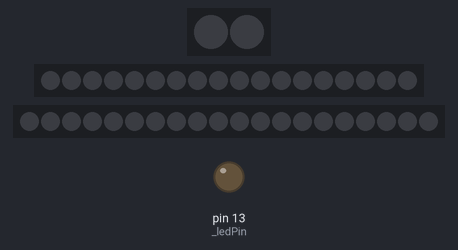
Bench run of a sketch on a simulated Arduino Pro Mini, built with avr-gcc and run on an emulated ATmega328P. Shown: 2 RGB LEDs in strip order, left to right, 18 RGB LEDs in strip order, left to right, 20 RGB LEDs in strip order, left to right, output pins drawn as LEDs (lit = HIGH). Dim RGB values are drawn brighter than linear; EEPROM starts erased; what the sketch prints to the serial monitor is not drawn.

Above: at 5.9 s.
At 7.93 s:
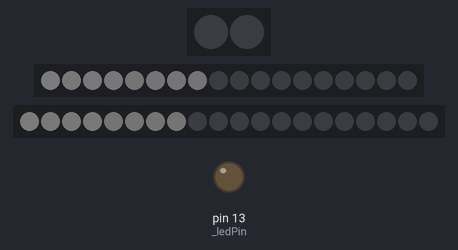
At 10.19 s:
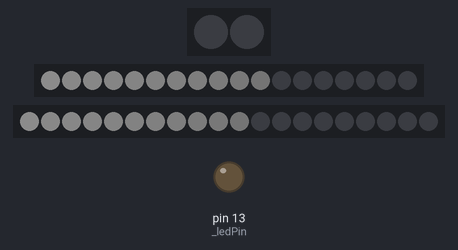
At 14.7 s:
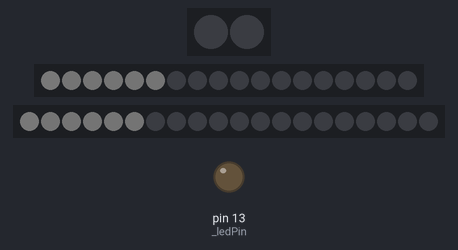
Timing chart, 0 to 16.2 s (numbered marks = the images above):
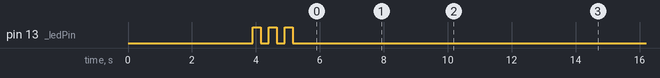

The sketch:

breathing_TEST.ino
```cpp
// (licence header left out)
/*----------------------------libraries----------------------------*/
#include <EEPROM.h>                               //Arduino Pro Mini ATmega328 5V 16MHz - 1kBs EEPROM
//#include <Bounce2.h>                              //buttons with de-bounce
#include <FastLED.h>                              //WS2812B LED strip control and effects
//#include <I2Cdev.h>                               //I2C devices
//#include <MPU6050.h>                              //MPU6050 6-axis motion sensor
//#include <Wire.h>

/*----------------------------system----------------------------*/
const String _progName = "breathing_TEST";
//const String _progVers = "0.3";                   //pre-re-build. moved over to using CRGBArray. only 4 modes
const boolean _batteryPowered = false; //take away const if power charge sensing ever gets implemented  //are we running on battery or plugged into the computer?
const int _mainLoopDelay = 0;                     //just in case  -- NOT using FastLED.delay instead.. --
//#define UPDATES_PER_SECOND 120                    //main loop FastLED show delay - 1000/120

String _inputString = "";                         //a string to hold incoming data
boolean _stringComplete = false;                  //whether the string is complete

/*----------------------------arduino pins----------------------------*/
const byte _ledDOutPin0 = 9;                      //rear lights
const byte _ledDOutPin1 = 5;                      //left
const byte _ledDOutPin2 = 6;                      //right and head lights
const byte _ledPin = 13;                          //built-in LED

/*----------------------------sensors - MPU6050 6-axis----------------------------*/
byte _directionCur = 0;                           // -1 = stationary, 0 = forward, 1=back, 2=up, 3=down, 4=left, 5=right

/*----------------------------orientation----------------------------*/
byte _orientation = 2;      //0                      //0=flat, 1=upside-down, 2=up, 3=down, 4=left-side, 5=right-side

/*----------------------------LED----------------------------*/
typedef struct {
  byte first;
  byte last;
  byte total;                                     //haven't got more than 256 LEDs in a segment
} LED_SEGMENT;
const byte _ledNum = 40;                          //18 LED strip each side and 2 each end = 40 LEDs (2280mA max)
const byte _segmentTotal = 4;                     //2 sides, 2 ends
LED_SEGMENT ledSegment[_segmentTotal] = {
  { 0, 1, 2 },      //rear brake lights
  { 2, 19, 18 },    //left side
  { 20, 37, 18 },   //right side
  { 38, 39, 2 },     //front head lights
};
const uint16_t _1totalDiv3 = (ledSegment[1].total / 3); //used in 'mode/void breathRiseFall'
const uint16_t _2totalDiv3 = (ledSegment[2].total / 3); //used in 'mode/void breathRiseFall'
//CRGB _leds[_ledNum];                              //global RGB array
//CRGBSet _ledsSideSet(_leds, 36);                  //set made from segements 1 and 2 combined
CRGBArray<_ledNum> _leds;                         //CRGBArray means can do multiple '_leds(0, 2).fadeToBlackBy(40);' as well as single '_leds[0].fadeToBlackBy(40);'

byte _ledGlobalBrightnessCur = 255;               //current global brightness - adjust this
byte _ledBrightnessIncDecAmount = 10;             //the brightness amount to increase or decrease
byte _headLightsBrightness = 200;                 //use function to set
byte _rearLightsBrightness = 200;                 //use function to set
byte _trackLightsFadeAmount = 16;          //64   //division of 256 eg. fadeToBlackBy( _leds, _ledNum, _trackLightsFadeAmount);
int _ledState = LOW;                              //use to toggle LOW/HIGH (ledState = !ledState)
volatile byte _ledMovePos = 0;                    //center point for tracking LEDs to wheels

//CRGB _headLightsCol;                              //colour of the head lights. restricted by 'headLightsBrightness', use functions to set.
CHSV _headLightsColHSV( 0, 0, 200);               //default - white @ 200
//CRGB _rearLightsCol;                              //colour of the rear lights. restricted by 'rearLightsBrightness', use functions to set.
CHSV _rearLightsColHSV( 0, 255, 200);               //default - red @ 200


/*----------------------------MAIN----------------------------*/
void setup() {
  Serial.print(F("Setup starting"));
  Serial.println();
  blinkStatusLED1();
  setupSerial();                          //..see 'util'
  loadAllSettings();                         //load any saved settings eg. save state when turn board power off. - not fully implemented yet !!!
  delay(3000);                            //..after setting interrupts, give the power, LED strip, etc. a couple of secs to stabilise
  setupLEDs();                            //setup LEDs first and then use as setup indicator lights
  delay(400);
  //everything done? ok then..
  Serial.print(F("Setup done"));
  Serial.println();
  blinkStatusLED3();
  delay(400);
}

void loop() {
  loopModes();

  FastLED.show();                           //send all the data to the strips
  //sendMovementDataStream();               //send readings to PC/app
  //FastLED.delay(1000 / UPDATES_PER_SECOND); //doesn't handle the power management stuff yet
  delay(_mainLoopDelay);
}
```

display.ino
```cpp
/*----------------------------display----------------------------*/

void setupLEDs() {

  //system _leds
  pinMode(_ledPin, OUTPUT);                 //Setup the internal LED on pin 13
  digitalWrite(_ledPin, _ledState);

  //FastLED
  if (_batteryPowered == true) {
FastLED.setMaxPowerInVoltsAndMilliamps(5, 900); //900  //450 //..for testing, just in case. change when sure..
    //FastLED.setMaxPowerInVoltsAndMilliamps(5, 1800);  //limit power draw to 1.8A at 5v (with 7.4V 2700mAhour power supply this gives us a bit of head room for board, lights etc.)
  } else {
    FastLED.setMaxPowerInVoltsAndMilliamps(5, 450);  //plugged into the computer //board TEST
  }

  //FastLED doesn't like an array being used for the pins eg. _ledDOutPin[0]
  //head lights and left side need to be combined! ..might also split right side and brake lights.
  FastLED.addLeds<WS2812B, _ledDOutPin0, GRB>(_leds, ledSegment[0].first, ledSegment[0].total).setCorrection( TypicalSMD5050 );  //rear lights
  FastLED.addLeds<WS2812B, _ledDOutPin1, GRB>(_leds, ledSegment[1].first, ledSegment[1].total).setCorrection( TypicalSMD5050 );  //left strip
  FastLED.addLeds<WS2812B, _ledDOutPin2, GRB>(_leds, ledSegment[2].first, (ledSegment[2].total + ledSegment[3].total)).setCorrection( TypicalSMD5050 );  //right strip + head lights

  FastLED.setBrightness(_ledGlobalBrightnessCur);       //set global brightness
  FastLED.setTemperature(UncorrectedTemperature);       //set first temperature

  //calculateBreathRiseFallRates();                       //recalculate if user changes max breath brightness
  _ledMovePos = ledSegment[1].total/2;                  //set LED tracking start point in the middle of the board.
}

/*-----------display - status------------*/

/* 1 LED blink (this delays the whole script. use sparingly) */
void blinkStatusLED1() {
  digitalWrite(_ledPin, HIGH);
  delay(250);
  digitalWrite(_ledPin, LOW);
  delay(250);
}

/* 2 LED blinks (this delays the whole script. use sparingly) */
void blinkStatusLED2() {
  blinkStatusLED1();
  blinkStatusLED1();
}

/* 3 LED blinks (this delays the whole script. use sparingly) */
void blinkStatusLED3() {
  blinkStatusLED1();
  blinkStatusLED1();
  blinkStatusLED1();
}
```

memory.ino
```cpp
/*----------------------------memory load/save---------------------*/

/*
 * NOTE - all eeprom saves will be wiped when a new sketch is uploaded, but will persist thru normal use.
 *
 * Settings to save
 *
 * 0=   BLANK
 * 1=  _breathingEnabled          - boolean
 * 2=  _headLightsEnabled         - boolean
 * 3=  _rearLightsEnabled         - boolean
 * 4=  _indicatorsEnabled         - boolean
 * 5=   BLANK
 * 6=   BLANK
 * 7=   system save indicator     = 0/1
 * 8=  _mainLightsSubMode         - 0-255
 * 9=  _ledGlobalBrightnessCur    - 0-255
 * 10= _headLightsBrightness      - 0-255
 * 11= _rearLightsBrightness      - 0-255
 * 12= _trackLightsFadeAmount ??? - 0-255
 *
 *
 */
void setDefaultSettings() {
    Serial.print(F("Setting default settings"));
    Serial.println();

//  _breathingEnabled = true;    //true
//  _headLightsEnabled = true;   //true
//  _rearLightsEnabled = true;   //true
//  _indicatorsEnabled = true;   //true - not done yet

//  _mainLightsSubMode = 3;
  _ledGlobalBrightnessCur = 255;
  //_headLightsBrightness = 200;
//  setHeadLightsBrightness(200);
  //_rearLightsBrightness = 200;
//  setRearLightsBrightness(200);
//  _trackLightsFadeAmount = 64;

  //_headLightsColHSV( 0, 0, 200);
  setHeadLightsHSV(0, 0, 200);      //white
  setRearLightsHSV(0, 255, 200);    //red

  //offsets not done yet, requires splitting numbers, or just wait till get replacement board with WIFI/Bluetooth and more memory
  //_mpu6050AccelOffset[3] = {436, 1956, 1318};       //XYZ accel offsets to write to the MPU6050 - get from full calibration and save to memory
  //_mpu6050GyroOffset[3] = {9, -32, 69};             //XYZ gyro offsets to write to the MPU6050 - get from full calibration and save to memory
}

void loadAllSettings() {
  //this gets called at the beginning of setup.

  //if system settings saved flag set at pos 7 is '1', then we have system data to be read from memory.. failsafe
  if (EEPROM.read(7) == 1) {
      Serial.print(F("Loading settings"));
      Serial.println();
//    //redo these later into 1 bit mask
//    if (EEPROM.read(1) == 255) { _breathingEnabled = true; }
//    else { _breathingEnabled = false; }
//    if (EEPROM.read(2) == 255) { _headLightsEnabled = true; }
//    else { _headLightsEnabled = false; }
//    if (EEPROM.read(3) == 255) { _rearLightsEnabled = true; }
//    else { _rearLightsEnabled = false; }
//    if (EEPROM.read(4) == 255) { _indicatorsEnabled = true; }
//    else { _indicatorsEnabled = false; }

//    _mainLightsSubMode = EEPROM.read(8);
    _ledGlobalBrightnessCur = EEPROM.read(9);
    //_headLightsBrightness = EEPROM.read(10);
//    setHeadLightsBrightness( EEPROM.read(10) );
    //_rearLightsBrightness = EEPROM.read(11);
//    setRearLightsBrightness( EEPROM.read(11) );
//    _trackLightsFadeAmount = EEPROM.read(12);
  } else {
    //set defaults then saveSettings
    setDefaultSettings();
    saveAllSettings();
  }
}

void saveAllSettings() {
    Serial.print(F("Saving settings"));
    Serial.println();

//  //redo these later into 1 bit mask
//  if (_breathingEnabled == true) { EEPROM.write(1, 255); }
//  else { EEPROM.write(1, 0); }
//  if (_headLightsEnabled == true) { EEPROM.write(2, 255); }
//  else { EEPROM.write(2, 0); }
//  if (_rearLightsEnabled == true) { EEPROM.write(3, 255); }
//  else { EEPROM.write(3, 0); }
//  if (_indicatorsEnabled == true) { EEPROM.write(4, 255); }
//  else { EEPROM.write(4, 0); }

  EEPROM.write(7, 1); //write a 1 to pos 7 to indicate that system data has been saved and is available for use.

//  EEPROM.write(8, _mainLightsSubMode);
  EEPROM.write(9, _ledGlobalBrightnessCur);
//  EEPROM.write(10, _headLightsBrightness);
//  EEPROM.write(11, _rearLightsBrightness);
//  EEPROM.write(12, _trackLightsFadeAmount);

}

void clearAllSettings() {
    Serial.print(F("Clearing settings"));
    Serial.println();
  for (int i = 0 ; i < EEPROM.length() ; i++) {
    EEPROM.write(i, 0);
  } // TEMP
  setDefaultSettings();
}
```

mode.ino
```cpp
/*----------------------------mode----------------------------*/

/* Modes loop (called from Main loop)
 *  _orientation:
 *  0=flat,
 *  1=upside-down,
 *  2=up,
 *  3=down,
 *  4=left-side,
 *  5=right-side
 */
void loopModes() {
  breathRiseFall();

//  EVERY_N_MILLISECONDS(20) {                           // FastLED based non-blocking delay to update/display the sequence.
//    ease();
//  }
}


/*----------------------------Breathing----------------------------*/
//would eventually like a simple timeline screen on an app where you can draw curves in and see the results in realtime
const unsigned long _breathRiseFallStepIntervalMillis = 250;  //156  62  139  2 //breath rise/fall step interval in milliseconds
const int _breathRiseFallSpacer = 4;  //just 4 at begin.. eg. 4 each end.. //8   //_breathMaxBrightness / (4*2)     //counts to pause/ignore at the bottom and top - 42
const int _breathMaxBrightness = 16;  //32
const unsigned long _breathRiseFallHoldIntervalMillis = 1;    //breath rise/fall hold interval in milliseconds
unsigned long _breathRiseFallPrevMillis = 0;                  //previous time for reference
int _breathRiseFallCounter = 0;                               //eg. 0-17
boolean _breathRiseFallDirection = true;                      //direction true-rise, false-fall
CRGB c;

//void loopBreathing() {
//  //'breathing'
//  if (_breathingEnabled == true) {
//    breathRiseFall();
//  }
//}

void breathRiseFall() {
  //unsigned long breathRiseFallCurrentMillis = millis();  //get current time
  //if ((unsigned long)(breathRiseFallCurrentMillis - _breathRiseFallPrevMillis) >= _breathRiseFallStepIntervalMillis) {
  EVERY_N_MILLISECONDS(250) {
    _leds.fadeToBlackBy(64);    //make any unused pixels fade out
    //ignore first/last 4 (or so) so we get a pause at the bottom and top
    if (_breathRiseFallCounter >= _breathRiseFallSpacer) {
      c.r = _breathRiseFallCounter-_breathRiseFallSpacer;
      c.g = _breathRiseFallCounter-_breathRiseFallSpacer;
      c.b = _breathRiseFallCounter-_breathRiseFallSpacer;
      if (_orientation == 2) {
        _leds(ledSegment[1].first, ledSegment[1].last - _1totalDiv3).fill_gradient_RGB(c, CRGB::Black );
        _leds(ledSegment[2].first, ledSegment[2].last - _2totalDiv3) = _leds(ledSegment[1].first, ledSegment[1].last - _1totalDiv3);
      } else if (_orientation == 3) {
        _leds(ledSegment[1].first + _1totalDiv3, ledSegment[1].last).fill_gradient_RGB(CRGB::Black, c );
        _leds(ledSegment[2].first + _2totalDiv3, ledSegment[2].last) = _leds(ledSegment[1].first + _1totalDiv3, ledSegment[1].last);
      } else {
        _leds(ledSegment[1].first, ledSegment[1].last).fill_gradient_RGB(c, c );
        _leds(ledSegment[2].first, ledSegment[2].last) = _leds(ledSegment[1].first, ledSegment[1].last);
      }
    }
    FastLED.show();
    if (_breathRiseFallDirection == true) {
      _breathRiseFallCounter++;       //we are rising, increase the counter
    } else if (_breathRiseFallDirection == false) {
      _breathRiseFallCounter--;       //we are falling, decrease the counter
    }
//    _breathRiseFallPrevMillis = breathRiseFallCurrentMillis;      //save time - code timing dependant - intervals will be late if code elsewhere gets backed up
    //_breathRiseFallPrevMillis += breathRiseFallCurrentMillis;   //save time - NOT code timing dependant - intervals will try and catch up

  } //END timed loop

  if ( _breathRiseFallCounter >= (_breathMaxBrightness + _breathRiseFallSpacer ) ) {
    _breathRiseFallDirection = false;   //we have reached the end, start falling
  } else if (_breathRiseFallCounter <= 0) {
    _breathRiseFallDirection = true;   //we have reached the beginning, start rising again..
  }

} //END breathRiseFall

//

void ease() {

  static uint8_t easeOutVal = 0;
  static uint8_t easeInVal  = 0;
  static uint8_t lerpVal    = 0;

  easeOutVal = ease8InOutQuad(easeInVal);                     // Start with easeInVal at 0 and then go to 255 for the full easing.
  easeInVal++;

  lerpVal = lerp8by8(ledSegment[1].first, ledSegment[1].last, easeOutVal);                // Map it to the number of LED's you have.

  _leds[lerpVal] = CRGB::Red;
  _leds(ledSegment[2].first, ledSegment[2].last) =  _leds(ledSegment[1].first, ledSegment[1].last);
  //fadeToBlackBy(leds, NUM_LEDS, 16);                          // 8 bit, 1 = slow fade, 255 = fast fade
  _leds.fadeToBlackBy(16);
} // ease()
```

Source omitted: util.ino (6728 bytes)

Measured:
- by itself, everything shown: repeats every 10.0 s, in 32 steps
